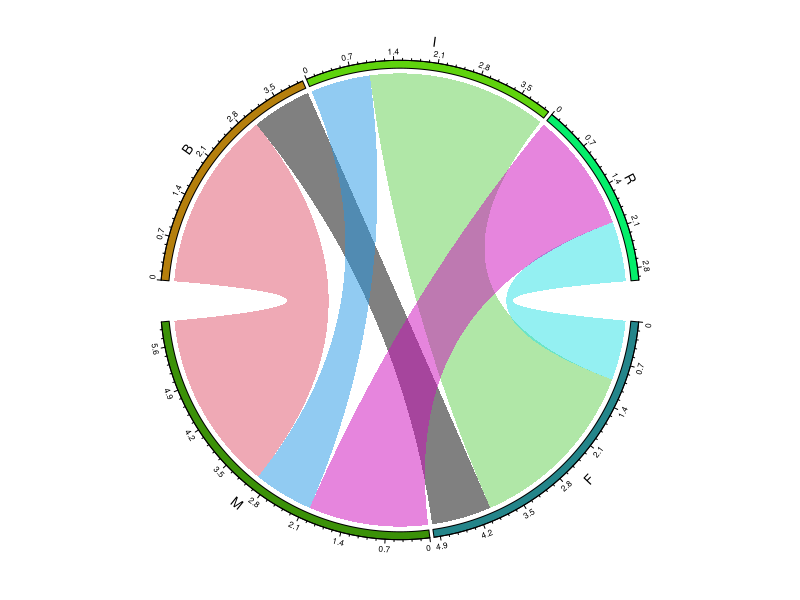
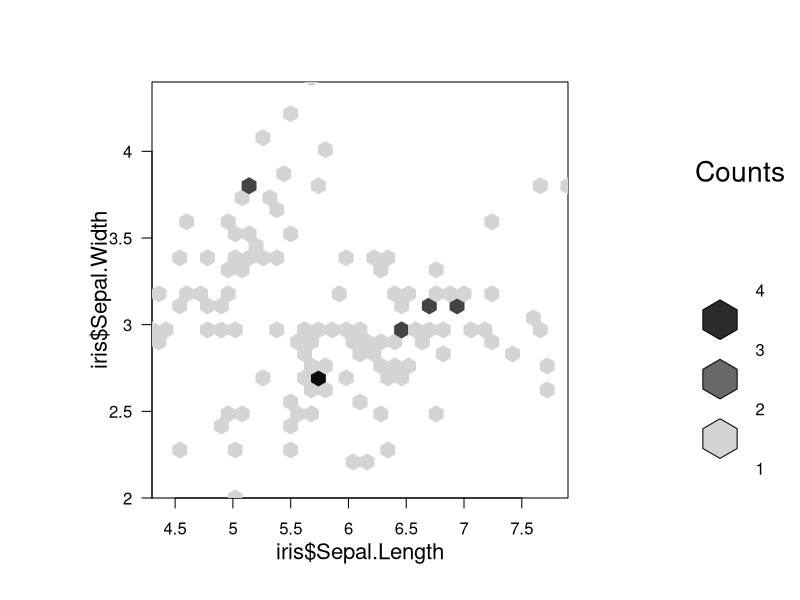
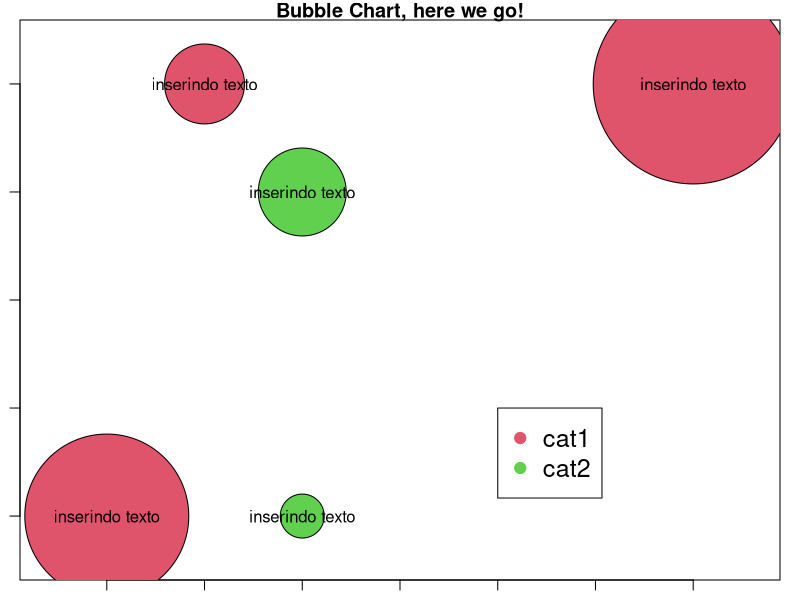
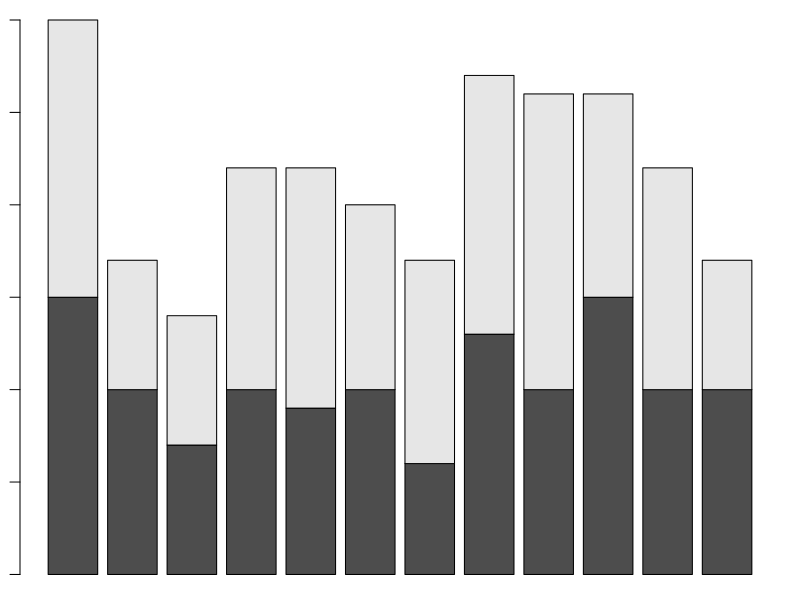
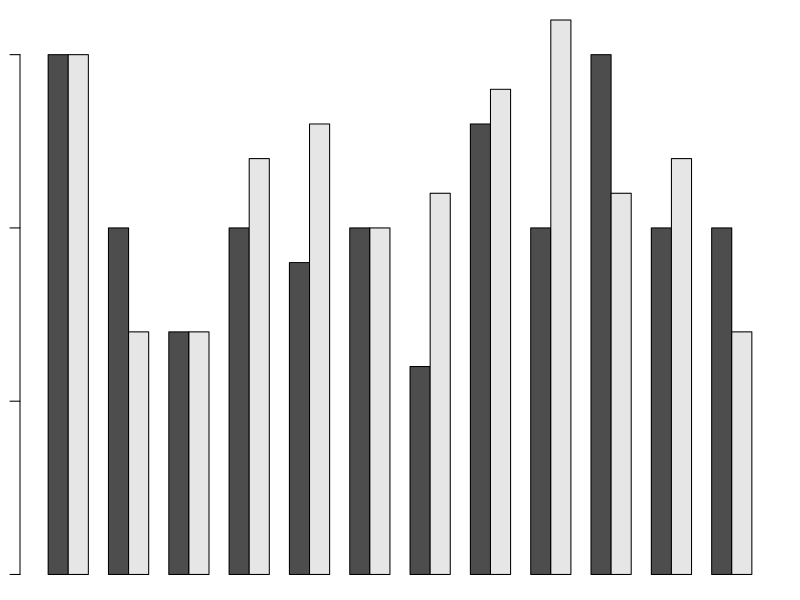
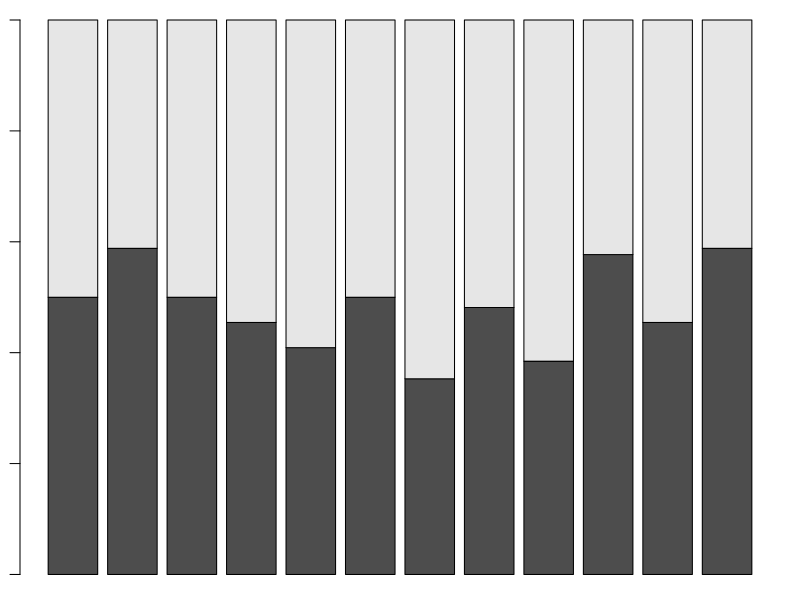

Write R code to recreate these figures, in order.
## Aula 6 - CE303
# Fazendo um gráfico de cordas
install.packages("circlize")
install.packages("vcd")

library("circlize")
library("vcd")

dados <- data.frame( "v1"= c(rep('F',4),rep('M',5),'F','M'),
            "v2" = c('I',"I","B","I","B","R","B","R","B","R","I"))
df <- data.frame(table(dados))
set.seed(10)
chordDiagram(df, col = seq(1,10),grid.border = 'black', diffHeight = convert_height(1, "cm"))


## Gráfico HEXBIN

install.packages("hexbin")
library("hexbin")

#Utilizando o pacote iris 
data(iris)
hh <- hexbin(iris$Sepal.Length,iris$Sepal.Width)
plot(hh)


# Gráfico de bolhas 

x <- c(10,20,15,20,40)
y <- c(1,4,5,1,5)
z <- c(41,22,20,11,50)
R <- c(2,3)

symbols(x=x, y =y, circles = z, inches = 1, bg = R)

text(x,y,c(rep("inserindo texto",5)), col= 'black')
legend(30,2, c('cat1','cat2'),pch = 19, cex =1.5, col= c(2,3))
title("Bubble Chart, here we go!")

# GRáfico de barras empilhadas

ano <- c(rep(2022,12), rep(2023,12))
mes <- seq(1,12)
ven <- rpois(24,10)

barra <- rbind(ven[1:12],ven[13:24])
barra
barplot(barra)

#Colocando as barras separadas
barplot(barra, beside =T)

# Gráfico empilhado 100%

v <- rbind(ven[1:12],ven[13:24])

#Aplicar, por coluna a função soma.

soma <- apply(v,2,sum)
soma
# pegamos cada um dos elementos e dividimos pela soma da coluna, dessa forma temos a porcentagem

p <- v%*%diag(1/soma)
p
barplot(p, beside = F)
